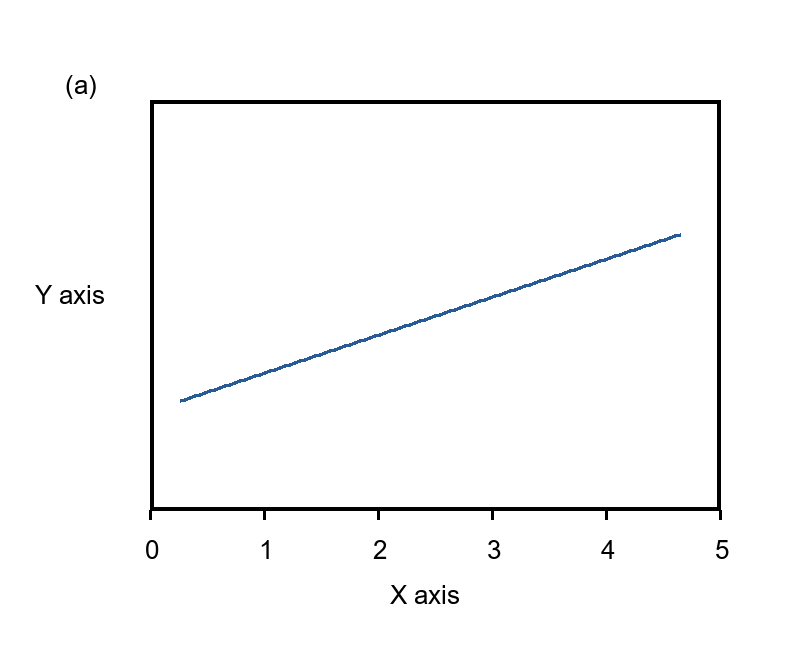
#> input picture examples/panels/panel-a.png, 800 x 650 px; its folder holds only this picture in this run
$ python preflight_origin_panels.py --input-dir ../../../examples/panels --cols 5 --qa-dir ../../../examples/panels
#> lines starting #> are read from the running program, lines starting #| are printed output that depends on the picture; after the words box and inside, x2 and y2 are one past the last pixel; in counts of white or black regions, pixels touching at a corner belong together
### skills/origin-word-figure-layout/scripts/compose_origin_word_figure.py
from __future__ import annotations

import argparse
import copy
import json
import math
import re
import shutil
import subprocess
import tempfile
import zipfile
from dataclasses import dataclass
from pathlib import Path

import numpy as np
from docx import Document
from docx.enum.text import WD_ALIGN_PARAGRAPH
from docx.oxml.ns import qn
from docx.shared import Inches, Pt
from lxml import etree
from PIL import Image


W = "http://schemas.openxmlformats.org/wordprocessingml/2006/main"
WP = "http://schemas.openxmlformats.org/drawingml/2006/wordprocessingDrawing"
A = "http://schemas.openxmlformats.org/drawingml/2006/main"
PIC = "http://schemas.openxmlformats.org/drawingml/2006/picture"
R = "http://schemas.openxmlformats.org/officeDocument/2006/relationships"
CT = "http://schemas.openxmlformats.org/package/2006/content-types"
NS = {"w": W, "wp": WP, "a": A, "pic": PIC, "r": R, "ct": CT}
EMU_PER_INCH = 914400
SUPPORTED = {".emf", ".png", ".jpg", ".jpeg", ".tif", ".tiff"}
CONTENT_TYPES = {
    ".emf": "image/x-emf",
    ".png": "image/png",
    ".jpg": "image/jpeg",
    ".jpeg": "image/jpeg",
    ".tif": "image/tiff",
    ".tiff": "image/tiff",
}


@dataclass
class Panel:
    source: Path
    preview: Path
    width: int
    height: int
    content_box: tuple[int, int, int, int]
    frame: tuple[int, int, int, int]
    mask: np.ndarray
    touches_source_edge: bool
    opaque_box: bool


@dataclass
class Placement:
    anchor_x: float
    anchor_y: float
    width: int
    height: int


def natural_key(path: Path) -> list[object]:
    return [int(token) if token.isdigit() else token.casefold() for token in re.split(r"(\d+)", path.name)]


# [56 lines left out: functions parse_args, resolve_sources, not called in this run]


def render_previews(
    sources: list[Path], qa_dir: Path, preview_width: int
) -> list[Path]:
    preview_dir = qa_dir / "previews"
    preview_dir.mkdir(parents=True, exist_ok=True)
    previews = [preview_dir / f"panel-{index:03d}.png" for index in range(1, len(sources) + 1)]
    if sources[0].suffix.lower() != ".emf":
        for source, output in zip(sources, previews):
            with Image.open(source) as image:
                background = Image.new("RGB", image.size, "white")
                if image.mode in ("RGBA", "LA"):
                    alpha = image.getchannel("A")
                    background.paste(image.convert("RGB"), mask=alpha)
                else:
                    background.paste(image.convert("RGB"))
                target_height = max(1, round(background.height * preview_width / background.width))
                background.resize(
                    (preview_width, target_height), Image.Resampling.LANCZOS
                ).save(output, "PNG")
        return previews

    ascii_dir = qa_dir / "emf-analysis-sources"
    ascii_dir.mkdir(parents=True, exist_ok=True)
    manifest = []
    for index, (source, output) in enumerate(zip(sources, previews), start=1):
        ascii_source = ascii_dir / f"panel-{index:03d}.emf"
        shutil.copyfile(source, ascii_source)
        manifest.append({"source": str(ascii_source), "output": output.name})
    manifest_path = qa_dir / "emf-preview-manifest.json"
    # ASCII-escaped JSON remains reliable with Windows PowerShell 5.1's legacy
    # default text decoding while ConvertFrom-Json restores Unicode paths.
    manifest_path.write_text(json.dumps(manifest, ensure_ascii=True, indent=2), encoding="ascii")

    powershell = shutil.which("powershell.exe") or str(
        Path("C:/Windows/System32/WindowsPowerShell/v1.0/powershell.exe")
    )
    renderer = Path(__file__).with_name("render_emf_previews.ps1")
    command = [
        powershell,
        "-NoProfile",
        "-ExecutionPolicy",
        "Bypass",
        "-File",
        str(renderer),
        "-Manifest",
        str(manifest_path),
        "-OutputDir",
        str(preview_dir),
        "-TargetWidth",
        str(preview_width),
    ]
    completed = subprocess.run(command, capture_output=True, text=True, encoding="utf-8")
    if completed.returncode:
        raise RuntimeError(
            "EMF preview rendering failed.\n"
            + completed.stdout
            + "\n"
            + completed.stderr
        )
    return previews


def contiguous_groups(values: np.ndarray) -> list[tuple[int, int]]:
    if values.size == 0:
        return []
    groups: list[tuple[int, int]] = []
    start = previous = int(values[0])
    for value in map(int, values[1:]):
        if value != previous + 1:
            groups.append((start, previous + 1))
            start = value
        previous = value
    groups.append((start, previous + 1))
    return groups


def longest_run(vector: np.ndarray) -> int:
    indices = np.flatnonzero(vector)
    if indices.size == 0:
        return 0
    breaks = np.flatnonzero(np.diff(indices) > 1)
    starts = np.r_[0, breaks + 1]
    ends = np.r_[breaks, indices.size - 1]
    return int(np.max(indices[ends] - indices[starts] + 1))


def line_candidates(mask: np.ndarray, horizontal: bool) -> list[int]:
    length = mask.shape[1] if horizontal else mask.shape[0]
    count = mask.shape[0] if horizontal else mask.shape[1]
    scores = np.empty(count, dtype=np.int32)
    for index in range(count):
        vector = mask[index, :] if horizontal else mask[:, index]
        scores[index] = longest_run(vector)
    threshold = max(20, round(length * 0.22))
    groups = contiguous_groups(np.flatnonzero(scores >= threshold))
    return [
        max(range(start, end), key=lambda value: int(scores[value]))
        for start, end in groups
    ]


def detect_frame(dark_mask: np.ndarray, source_name: str) -> tuple[int, int, int, int]:
    rows = line_candidates(dark_mask, horizontal=True)
    cols = line_candidates(dark_mask, horizontal=False)
    if len(rows) < 2 or len(cols) < 2:
        raise RuntimeError(
            f"Could not detect a rectangular plot frame in {source_name}. "
            "Supply --frame-overrides-json after inspecting the QA preview."
        )
    top, bottom = min(rows), max(rows)
    left, right = min(cols), max(cols)
    height, width = dark_mask.shape
    if right - left < width * 0.25 or bottom - top < height * 0.25:
        raise RuntimeError(
            f"Implausible plot-frame detection in {source_name}: "
            f"{left, top, right, bottom}. Supply --frame-overrides-json."
        )
    return left, top, right, bottom


# [14 lines left out: function load_overrides, not called in this run]


def analyze_panel(source: Path, preview: Path, override: tuple[int, int, int, int] | None) -> Panel:
    with Image.open(preview) as image:
        rgb = np.asarray(image.convert("RGB"))
    height, width = rgb.shape[:2]
    spread = rgb.max(axis=2).astype(np.int16) - rgb.min(axis=2).astype(np.int16)
    mask = (rgb.min(axis=2) < 246) | (spread > 5)
    ys, xs = np.where(mask)
    if xs.size == 0:
        raise RuntimeError(f"Panel appears blank: {source}")
    touches = bool(
        mask[0, :].any() or mask[-1, :].any() or mask[:, 0].any() or mask[:, -1].any()
    )
    padding = max(10, round(min(width, height) * 0.004))
    x0 = max(0, int(xs.min()) - padding)
    y0 = max(0, int(ys.min()) - padding)
    x1 = min(width, int(xs.max()) + 1 + padding)
    y1 = min(height, int(ys.max()) + 1 + padding)
    dark = rgb.max(axis=2) < 110
    frame = override or detect_frame(dark, source.name)
    left, top, right, bottom = frame
    if not (0 <= left < right < width and 0 <= top < bottom < height):
        raise RuntimeError(f"Frame is outside the preview for {source.name}: {frame}")
    return Panel(
        source,
        preview,
        width,
        height,
        (x0, y0, x1, y1),
        frame,
        mask[y0:y1, x0:x1],
        touches,
        source.suffix.lower() != ".emf",
    )


# [446 lines left out: functions row_profile, column_profile, horizontal_requirement, vertical_requirement, solve_layout, choose_layout and 8 more, not called in this run]


# [2 lines that do not run on import are left out]

### skills/origin-word-figure-layout/scripts/preflight_origin_panels.py
from __future__ import annotations

import argparse
import hashlib
import json
import math
from pathlib import Path

import numpy as np
from PIL import Image, ImageDraw, ImageFont

import compose_origin_word_figure as core


def parse_args() -> argparse.Namespace:
    parser = argparse.ArgumentParser(
        description="Render a normalized contact sheet for source-panel style preflight."
    )
    parser.add_argument("--input-dir", type=Path, required=True)
    parser.add_argument("--cols", type=int, required=True)
    parser.add_argument("--files", nargs="*")
    parser.add_argument("--qa-dir", type=Path, required=True)
    parser.add_argument("--preview-width", type=int, default=2600)
    return parser.parse_args()


def resolve_sources(folder: Path, files: list[str] | None) -> list[Path]:
    folder = folder.resolve()
    if files:
        sources = [(folder / name).resolve() for name in files]
    else:
        sources = sorted(
            (path.resolve() for path in folder.iterdir() if path.suffix.lower() in core.SUPPORTED),
            key=core.natural_key,
        )
    if not sources:
        raise RuntimeError("No supported panels were found.")
    for source in sources:
        if not source.is_file():
            raise FileNotFoundError(source)
    kinds = {"emf" if path.suffix.lower() == ".emf" else "raster" for path in sources}
    if len(kinds) != 1:
        raise RuntimeError("Do not mix EMF and raster panels in one preflight.")
    return sources


def file_hash(path: Path) -> str:
    digest = hashlib.sha256()
    with path.open("rb") as stream:
        for chunk in iter(lambda: stream.read(1024 * 1024), b""):
            digest.update(chunk)
    return digest.hexdigest().upper()


def load_font(size: int) -> ImageFont.ImageFont:
    for path in (Path("C:/Windows/Fonts/arialbd.ttf"), Path("C:/Windows/Fonts/arial.ttf")):
        if path.exists():
            return ImageFont.truetype(str(path), size)
    return ImageFont.load_default()


def make_contact_sheet(
    sources: list[Path], previews: list[Path], cols: int, output: Path
) -> None:
    cell_width = 1200
    header_height = 70
    gap = 36
    resized: list[Image.Image] = []
    for preview in previews:
        with Image.open(preview) as image:
            image = image.convert("RGB")
            height = max(1, round(image.height * cell_width / image.width))
            resized.append(image.resize((cell_width, height), Image.Resampling.LANCZOS))
    cell_height = max(image.height for image in resized)
    rows = math.ceil(len(resized) / cols)
    width = gap + cols * (cell_width + gap)
    height = gap + rows * (header_height + cell_height + gap)
    sheet = Image.new("RGB", (width, height), (242, 242, 242))
    draw = ImageDraw.Draw(sheet)
    font = load_font(34)
    for index, (source, image) in enumerate(zip(sources, resized)):
        row, col = divmod(index, cols)
        x = gap + col * (cell_width + gap)
        y = gap + row * (header_height + cell_height + gap)
        draw.text((x, y), source.name, fill="black", font=font)
        image_y = y + header_height
        sheet.paste(image, (x, image_y))
        draw.rectangle(
            (x - 1, image_y - 1, x + image.width, image_y + image.height),
            outline=(150, 150, 150),
            width=2,
        )
    sheet.save(output, "PNG")


def main() -> None:
    args = parse_args()
    if args.cols < 1:
        raise ValueError("--cols must be positive.")
    if args.preview_width < 800:
        raise ValueError("--preview-width must be at least 800.")
    sources = resolve_sources(args.input_dir, args.files)
    qa_dir = args.qa_dir.resolve()
    qa_dir.mkdir(parents=True, exist_ok=True)
    previews = core.render_previews(sources, qa_dir, args.preview_width)
#> in render_previews, image is the input picture: PIL image 800x650 RGB; mean R, G, B 249.7, 249.8, 250
#> in render_previews, `background = Image.new("RGB", image.size, "white")`: background: PIL image 800x650 RGB; every value is 255
#> in render_previews, `background.resize( (preview_width, target_height), Image.Resampling.LA..`:
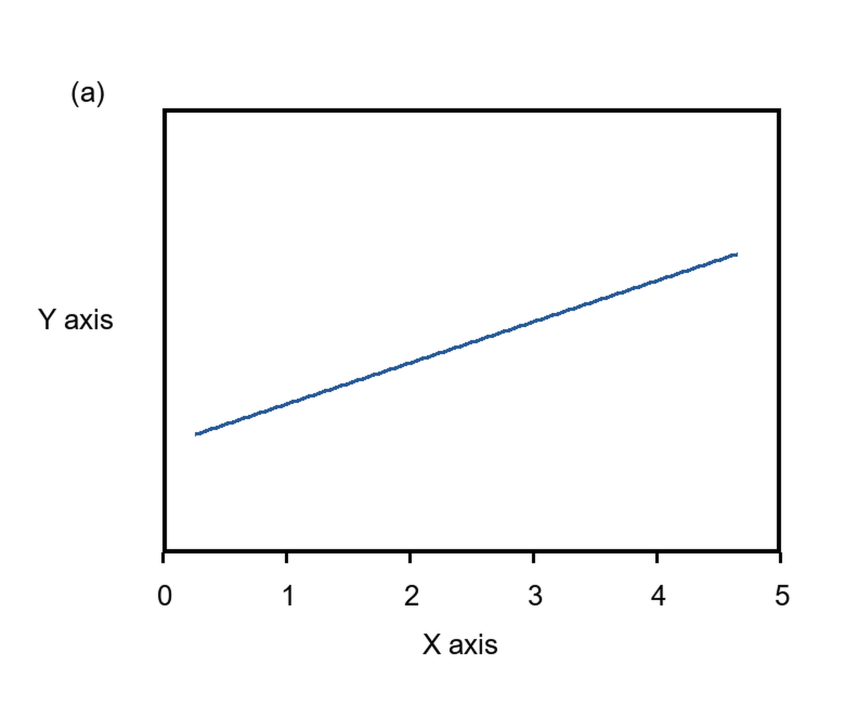
#> saved as panel-001.png: PIL image 2600x2112 RGB (shown at 1/3 size); mean R, G, B 249.6, 249.8, 250
    panels = [core.analyze_panel(source, preview, None) for source, preview in zip(sources, previews)]
#> in analyze_panel, `spread = rgb.max(axis=2).astype(np.int16) - rgb.min(axis=2).astype(np...`:
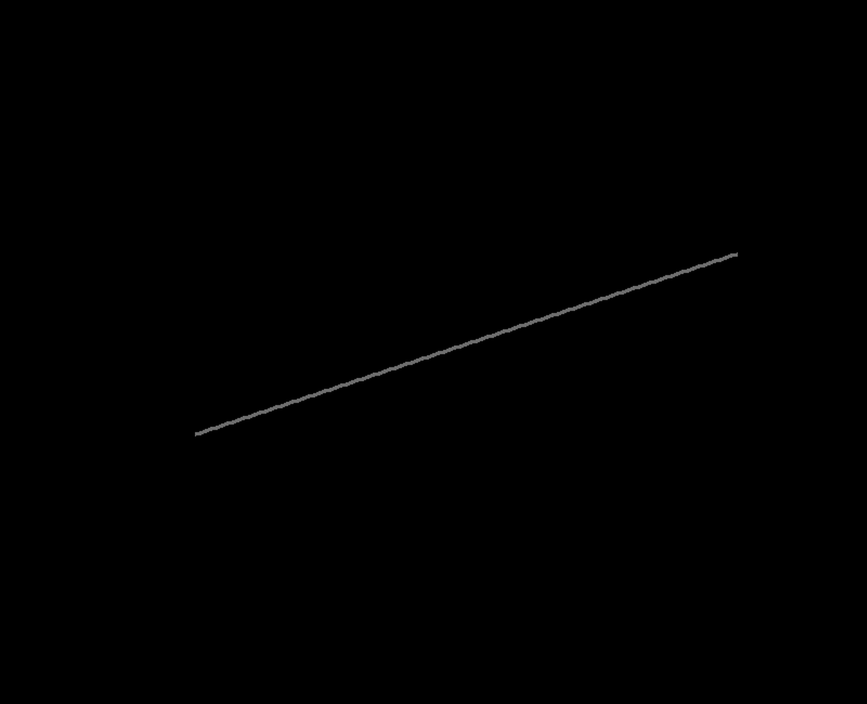
#> spread: shape (2112, 2600) int16 (shown at 1/3 size); min 0, max 131, mean 0.4
#> in analyze_panel, `mask = (rgb.min(axis=2) < 246) | (spread > 5)`:
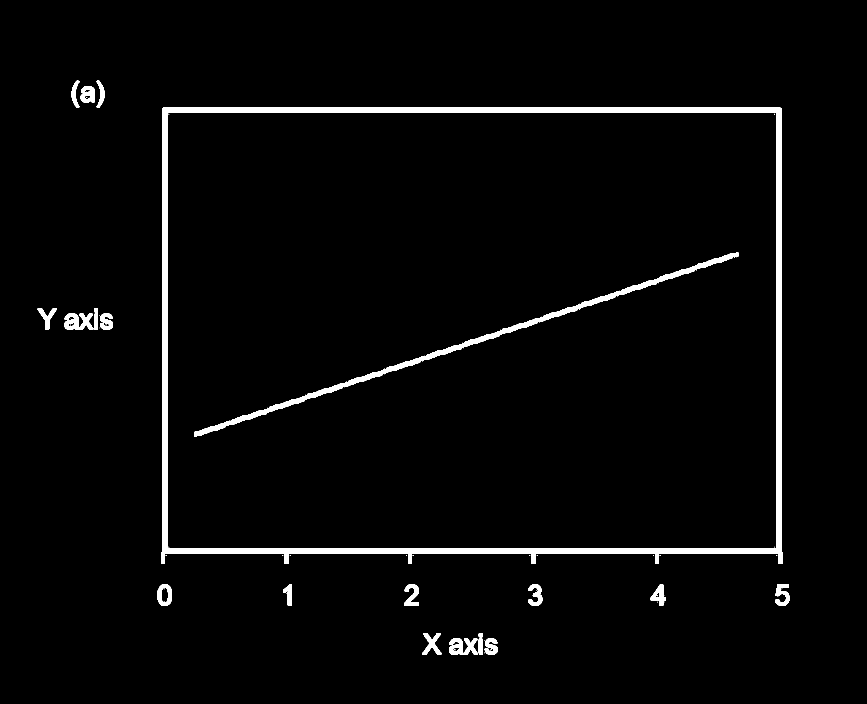
#> mask: shape (2112, 2600) bool (shown at 1/3 size); 2.8% white; 57 white regions (36 under 20 px), largest, box (x1, y1, x2, y2) and area: (483, 323, 2348, 1691) 103507, (584, 756, 2215, 1311) 24140, (193, 941, 281, 989) 2699
#> in analyze_panel, `touches = bool( mask[0, :].any() or mask[-1, :].any() or mask[:, 0].an..`: touches = False
#> in analyze_panel, `x0 = max(0, int(xs.min()) - padding)`: x0 = 102
#> in analyze_panel, `y0 = max(0, int(ys.min()) - padding)`: y0 = 232
#> in analyze_panel, `x1 = min(width, int(xs.max()) + 1 + padding)`: x1 = 2380
#> in analyze_panel, `y1 = min(height, int(ys.max()) + 1 + padding)`: y1 = 1974
#> in analyze_panel, `dark = rgb.max(axis=2) < 110`:
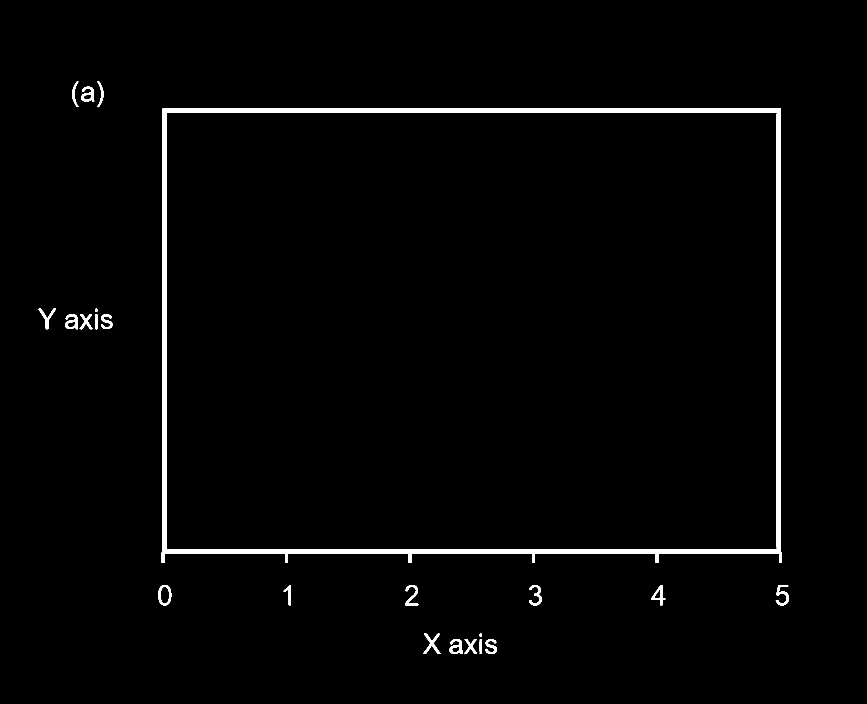
#> dark: shape (2112, 2600) bool (shown at 1/3 size); 1.7% white; 22 white regions, largest, box (x1, y1, x2, y2) and area: (484, 325, 2346, 1689) 80799, (1269, 1901, 1322, 1962) 1032, (475, 1755, 514, 1816) 946
#> after the loop in line_candidates, `for index in range(count):`: scores = 2112 values, max 1862 at index 1659, min 0 at index 0, mean 31.71
#> in contiguous_groups, `start = previous = int(values[0])`: start = 325
#> the loop in contiguous_groups, `for value in map(int, values[1:]):` made 24 passes
#> (value, start, previous) on pass 13: (1648, 1648, 1648)
#> (value, previous) on passes 1 to 6: (326, 326), (327, 327), (328, 328), (329, 329), (330, 330), (331, 331)
#> after the loop in contiguous_groups, `for value in map(int, values[1:]):`: groups = [(325, 338)]
#> in line_candidates, `groups = contiguous_groups(np.flatnonzero(scores >= threshold))`: groups = [(325, 338), (1648, 1660)]
#> in detect_frame, `rows = line_candidates(dark_mask, horizontal=True)`: rows = [326, 1659]
#> the loop in contiguous_groups (call 2), `for value in map(int, values[1:]):` made 24 passes
#> (value, start, previous) on pass 12: (2330, 2330, 2330)
#> (value, previous) on passes 1 to 6: (489, 489), (490, 490), (491, 491), (492, 492), (493, 493), (494, 494)
#> in detect_frame, `cols = line_candidates(dark_mask, horizontal=False)`: cols = [488, 2337]
#> in detect_frame, `top, bottom = min(rows), max(rows)`: top = 326; bottom = 1659
#> in detect_frame, `left, right = min(cols), max(cols)`: left = 488; right = 2337
#> in analyze_panel, `frame = override or detect_frame(dark, source.name)`: frame = (488, 326, 2337, 1659)
#> in analyze_panel, `left, top, right, bottom = frame`: left = 488; top = 326; right = 2337; bottom = 1659
#> panels = 1 item

    frame_widths = np.array([panel.frame[2] - panel.frame[0] for panel in panels], dtype=float)
#> frame_widths = [1849]
    frame_heights = np.array([panel.frame[3] - panel.frame[1] for panel in panels], dtype=float)
#> frame_heights = [1333]
    median_width = float(np.median(frame_widths))
#> median_width = 1849
    median_height = float(np.median(frame_heights))
#> median_height = 1333
    warnings: list[str] = []
    for panel, frame_width, frame_height in zip(panels, frame_widths, frame_heights):
        if panel.touches_source_edge:
            warnings.append(f"{panel.source.name}: visible content touches the source canvas edge")
        if abs(frame_width / median_width - 1) > 0.08:
            warnings.append(f"{panel.source.name}: plot-frame width differs from the group median by more than 8%")
        if abs(frame_height / median_height - 1) > 0.08:
            warnings.append(f"{panel.source.name}: plot-frame height differs from the group median by more than 8%")
#> this loop made 1 pass
#> (frame_width, frame_height) on pass 1: (1849, 1333)
#> after the loop, warnings = []

    contact_sheet = qa_dir / "preflight-contact-sheet.png"
    make_contact_sheet(sources, previews, args.cols, contact_sheet)
#> in make_contact_sheet, `cell_height = max(image.height for image in resized)`: cell_height = 975
#> in make_contact_sheet, `rows = math.ceil(len(resized) / cols)`: rows = 1
#> in make_contact_sheet, `height = gap + rows * (header_height + cell_height + gap)`: height = 1117
#> in make_contact_sheet, `sheet = Image.new("RGB", (width, height), (242, 242, 242))`: sheet: PIL image 6216x1117 RGB; every value is 242
#> the loop in make_contact_sheet, `for index, (source, image) in enumerate(zip(sources, resized)):` made 1 pass
#> (row, col, x, y, image_y) on pass 1: (0, 0, 36, 36, 106)
#> after the loop in make_contact_sheet, `for index, (source, image) in enumerate(zip(sources, resized)):`:
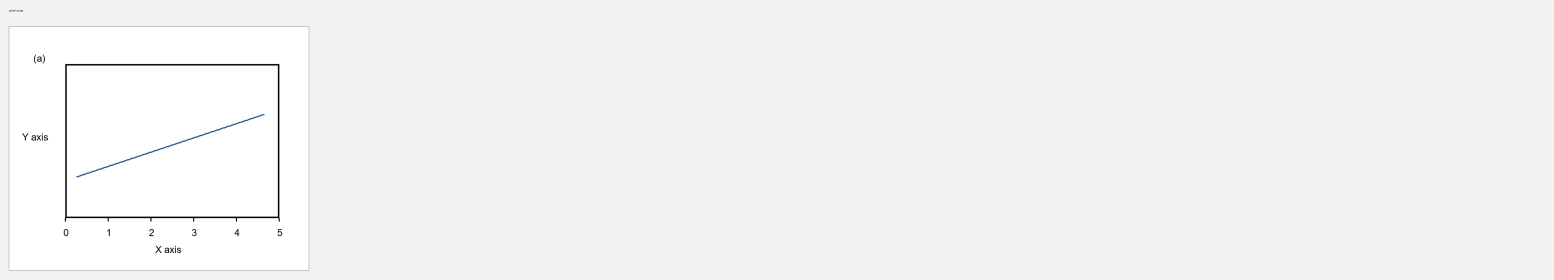
#> sheet: PIL image 6216x1117 RGB (shown at 1/4 size); mean R, G, B 243.2, 243.2, 243.2
    report = {
        "status": "manual_visual_review_required",
        "contact_sheet": str(contact_sheet),
        "warnings": warnings,
        "manual_checklist": [
            "subfigure-label font/size/weight/offset",
            "axis-title font/size/weight/units",
            "tick-label font/size/weight",
            "legend font/sample-line/marker/spacing/placement",
            "curve/marker/axis/border line widths",
            "canvas and plot-frame proportions",
        ],
        "panels": [
            {
                "source": str(panel.source),
                "sha256": file_hash(panel.source),
                "preview": str(panel.preview),
                "preview_size": [panel.width, panel.height],
                "content_box": list(panel.content_box),
                "plot_frame": list(panel.frame),
            }
            for panel in panels
        ],
    }
    report_path = qa_dir / "preflight-report.json"
    report_path.write_text(json.dumps(report, ensure_ascii=False, indent=2), encoding="utf-8")
    print(contact_sheet)
    print(report_path)
    print(json.dumps({"warnings": warnings, "status": report["status"]}, ensure_ascii=False, indent=2))
#| {
#|   "warnings": [],
#|   "status": "manual_visual_review_required"
#| }


if __name__ == "__main__":
    main()
